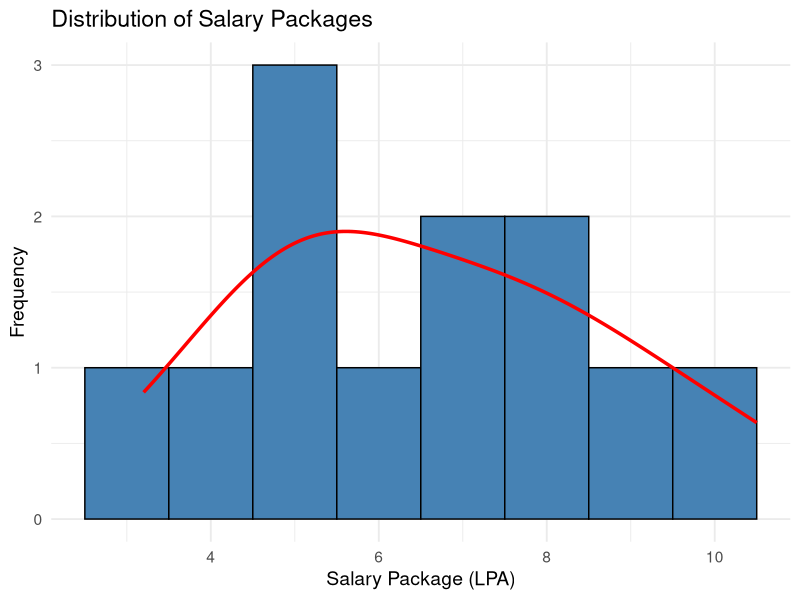

Recreate this plot in R.
library(ggplot2)

salary <- data.frame(
Package = c(3.2,4.5,5.0,6.8,7.2,
            8.5,4.8,5.5,6.0,7.8,
            9.2,10.5)
)

ggplot(salary,
       aes(x = Package)) +

geom_histogram(
binwidth = 1,
fill = "steelblue",
color = "black"
) +

geom_density(
aes(y = after_stat(count)),
color = "red",
linewidth = 1.2
) +

labs(
title="Distribution of Salary Packages",
x="Salary Package (LPA)",
y="Frequency"
) +

theme_minimal(base_size = 14)
